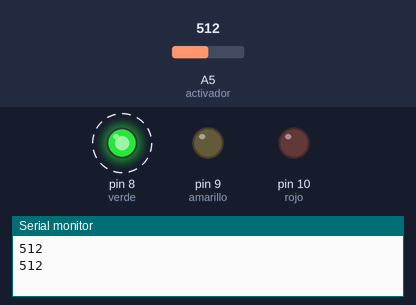
The sketch below on a simulated Arduino Uno, built with avr-gcc and run on an emulated ATmega328P. Parts: output pins drawn as LEDs (lit = HIGH), the last lines printed to the serial monitor. Dashed ring = blinking. The inputs (shaded band) are chosen by the test bench; at power-on: A5 (activador) = 512.

Above: at 2.3 s.
2.4 s: A5 (activador) set to 537
5.9 s: A5 (activador) set to 550
At 7.2 s:
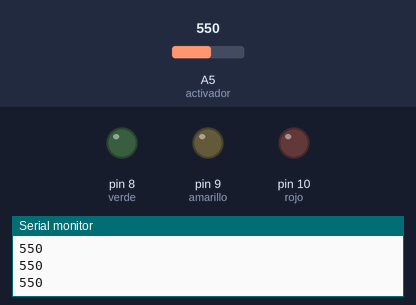
8.0 s: A5 (activador) set to 660
At 9.2 s:
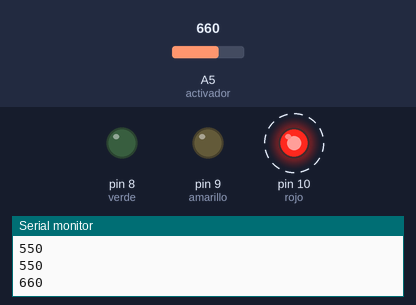
13.0 s: A5 (activador) set to 651
At 13.8 s:
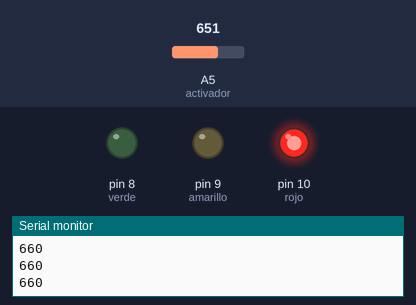
15.1 s: A5 (activador) set to 541
At 16.8 s:
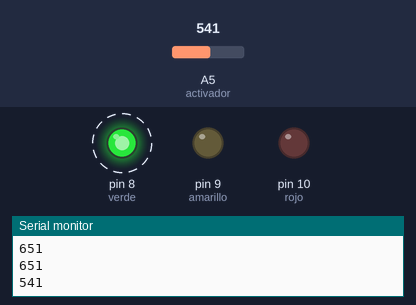
20.1 s: A5 (activador) set to 409
23.6 s: A5 (activador) set to 390
At 25.1 s:
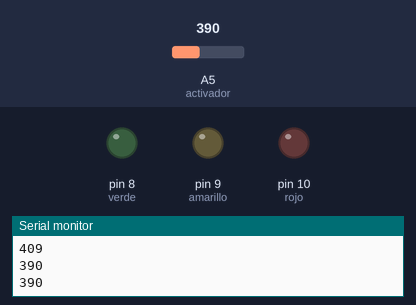
Timing chart, 0 to 26.6 s (numbered marks = the images above; inputs shaded):
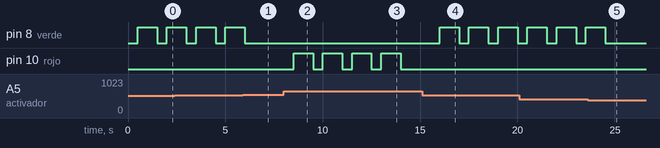

Measured:
- the behaviour switches between 549 and 550 on A5 (activador) (found by bisection; images 0 and 1)
- the behaviour switches between 652 and 651 on A5 (activador) (found by bisection; images 2 and 3)
- the behaviour switches between 401 and 400 on A5 (activador) (found by bisection; images 4 and 5)
- after the input at 5.9 s, pin 8 (verde): goes on until 6.0 s, then stays LOW
- after the input at 8.0 s, pin 10 (rojo): alternates HIGH for 1.0 s and LOW for 0.50 s, starting after 0.50 s
- after the input at 13.0 s, pin 10 (rojo): goes on until 14.0 s, then stays LOW
- after the input at 15.1 s, pin 8 (verde): alternates HIGH for 1.0 s and LOW for 0.50 s, starting after 0.91 s
- after the input at 23.6 s, pin 8 (verde): goes on until 24.5 s, then stays LOW

The sketch:

Sensor_Agua.ino
```cpp
int activador = A5;
int verde = 8;
int amarillo =9;
int rojo =10;

void setup() {
  // put your setup code here, to run once:
  pinMode(verde, OUTPUT);
  pinMode(rojo, OUTPUT);
  pinMode(amarillo, OUTPUT);
  pinMode(activador, INPUT);
  Serial.begin(9600);
}

void loop() {
  // put your main code here, to run repeatedly:
  int sensorValue = analogRead(activador);

  Serial.println(sensorValue);
  delay(500);

  if(sensorValue > 400 && sensorValue < 550){
    digitalWrite(verde, HIGH);
    delay(1000);
    digitalWrite(verde, LOW);
  }

  if(sensorValue > 551 && sensorValue < 650 ){
    digitalWrite(amarillo, HIGH);
    delay(1000);
    digitalWrite(amarillo, LOW);
  }

  if(sensorValue > 651 && sensorValue < 700){
    digitalWrite(rojo, HIGH);
    delay(1000);
    digitalWrite(rojo, LOW);
  }

  else{
    digitalWrite(rojo, LOW);
    digitalWrite(amarillo, LOW);
    digitalWrite(verde, LOW);
  }


}
```
